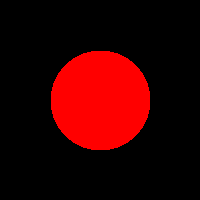

Write the Python code that produced this figure.
import numpy as np
from PIL import Image

# Create a simple test image
width, height = 200, 200
image = np.zeros((height, width, 3), dtype=np.uint8)

# Create a red circle in the center
center_x, center_y = width // 2, height // 2
radius = 50
for y in range(height):
    for x in range(width):
        if (x - center_x) ** 2 + (y - center_y) ** 2 < radius ** 2:
            image[y, x] = [255, 0, 0]  # Red

# Save the image
img = Image.fromarray(image)
img.save('test_image.png')

print("Test image created: test_image.png")
